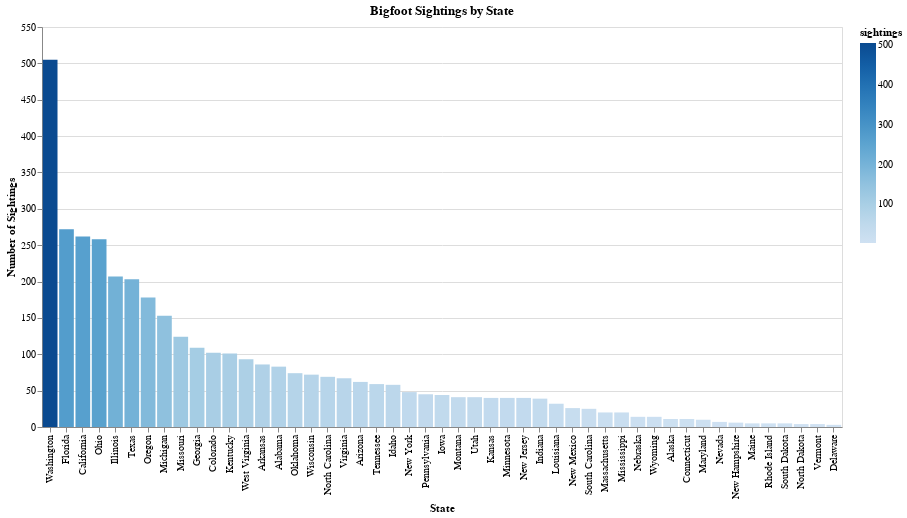

Here is the notebook cell this chart was saved with:
### Markdown cell above
Following is a line chart representing Bigfoot sightings over a number of years. Here, the x-axis shows the year and the y-axis shows the number of reported sightings. To make the visualization readable, the labels on the x-axis have been rotated by 90 degrees because there were too many years to easily fit in the dataset. Each point on the chart is for a specific year, and the line through the points shows the trend of the sightings. I have also added tooltips that will appear when a user hovers over the chart, showing the exact year and number of sightings, hence making it more interactive and informative.

I grouped the dataset to count the number of sightings by year for data preparation. The missing values in the date column were handled by removing rows with null entries to ensure the accuracy of the trend analysis. It was important to transform the data so that inconsistencies would be eliminated and only valid data points would be put into focus. The design of the line chart effectively communicates the ups and downs in Bigfoot sightings over the years, helping viewers identify certain patterns, such as peaks in certain decades.

### Code cell
bar_chart = alt.Chart(state_data).mark_bar().encode(
    x=alt.X('state:N', sort='-y', title='State'),
    y=alt.Y('sightings:Q', title='Number of Sightings'),
    color=alt.Color('sightings:Q', scale=alt.Scale(scheme='blues')),
    tooltip=['state', 'sightings']
).properties(
    title="Bigfoot Sightings by State",
    width=800,
    height=400
).interactive()

# Save the chart as an HTML file
bar_chart.save("bar_chart.html")
bar_chart

### Figure 1 — Vega-Lite specification as saved in the notebook (floating-point values rounded to 4 significant figures)
{"config": {"view": {"continuousWidth": 300, "continuousHeight": 300}}, "data": {"name": "data-e15ef4884e14fac7f69222a3476c90e0"}, "mark": {"type": "bar"}, "encoding": {"color": {"field": "sightings", "scale": {"scheme": "blues"}, "type": "quantitative"}, "tooltip": [{"field": "state", "type": "nominal"}, {"field": "sightings", "type": "quantitative"}], "x": {"field": "state", "sort": "-y", "title": "State", "type": "nominal"}, "y": {"field": "sightings", "title": "Number of Sightings", "type": "quantitative"}}, "height": 400, "params": [{"name": "param_1", "select": {"type": "interval", "encodings": ["x", "y"]}, "bind": "scales"}], "title": "Bigfoot Sightings by State", "width": 800, "$schema": "https://vega.github.io/schema/vega-lite/v5.20.1.json", "datasets": {"data-e15ef4884e14fac7f69222a3476c90e0": [{"state": "Alabama", "sightings": 83}, {"state": "Alaska", "sightings": 11}, {"state": "Arizona", "sightings": 62}, {"state": "Arkansas", "sightings": 86}, {"state": "California", "sightings": 262}, {"state": "Colorado", "sightings": 102}, {"state": "Connecticut", "sightings": 11}, {"state": "Delaware", "sightings": 3}, {"state": "Florida", "sightings": 272}, {"state": "Georgia", "sightings": 109}, {"state": "Idaho", "sightings": 58}, {"state": "Illinois", "sightings": 207}, {"state": "Indiana", "sightings": 39}, {"state": "Iowa", "sightings": 44}, {"state": "Kansas", "sightings": 40}, {"state": "Kentucky", "sightings": 101}, {"state": "Louisiana", "sightings": 32}, {"state": "Maine", "sightings": 5}, {"state": "Maryland", "sightings": 10}, {"state": "Massachusetts", "sightings": 20}, {"state": "Michigan", "sightings": 153}, {"state": "Minnesota", "sightings": 40}, {"state": "Mississippi", "sightings": 20}, {"state": "Missouri", "sightings": 124}, {"state": "Montana", "sightings": 41}, {"state": "Nebraska", "sightings": 14}, {"state": "Nevada", "sightings": 7}, {"state": "New Hampshire", "sightings": 6}, {"state": "New Jersey", "sightings": 40}, {"state": "New Mexico", "sightings": 26}, {"state": "New York", "sightings": 48}, {"state": "North Carolina", "sightings": 69}, {"state": "North Dakota", "sightings": 4}, {"state": "Ohio", "sightings": 258}, {"state": "Oklahoma", "sightings": 74}, {"state": "Oregon", "sightings": 178}, {"state": "Pennsylvania", "sightings": 45}, {"state": "Rhode Island", "sightings": 5}, {"state": "South Carolina", "sightings": 25}, {"state": "South Dakota", "sightings": 5}, {"state": "Tennessee", "sightings": 59}, {"state": "Texas", "sightings": 203}, {"state": "Utah", "sightings": 41}, {"state": "Vermont", "sightings": 4}, {"state": "Virginia", "sightings": 67}, {"state": "Washington", "sightings": 505}, {"state": "West Virginia", "sightings": 93}, {"state": "Wisconsin", "sightings": 72}, {"state": "Wyoming", "sightings": 14}]}}
